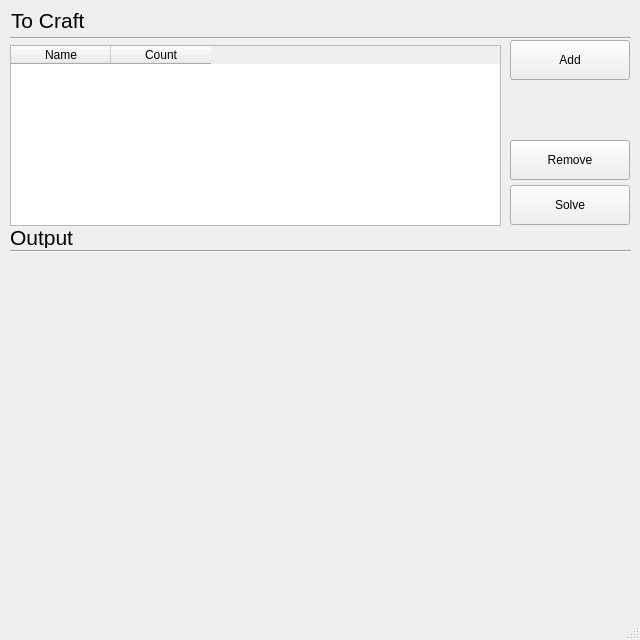
<?xml version="1.0" encoding="UTF-8"?>
<ui version="4.0">
 <class>MainWindow</class>
 <widget class="QMainWindow" name="MainWindow">
  <property name="geometry">
   <rect>
    <x>0</x>
    <y>0</y>
    <width>640</width>
    <height>640</height>
   </rect>
  </property>
  <property name="windowTitle">
   <string>MainWindow</string>
  </property>
  <widget class="QWidget" name="centralwidget">
   <widget class="QTableWidget" name="craftablesTable">
    <property name="geometry">
     <rect>
      <x>10</x>
      <y>45</y>
      <width>491</width>
      <height>181</height>
     </rect>
    </property>
    <column>
     <property name="text">
      <string>Name</string>
     </property>
    </column>
    <column>
     <property name="text">
      <string>Count</string>
     </property>
    </column>
   </widget>
   <widget class="QLabel" name="inputlabel">
    <property name="geometry">
     <rect>
      <x>11</x>
      <y>10</y>
      <width>231</width>
      <height>21</height>
     </rect>
    </property>
    <property name="font">
     <font>
      <pointsize>16</pointsize>
     </font>
    </property>
    <property name="text">
     <string>To Craft</string>
    </property>
   </widget>
   <widget class="QLabel" name="outputLabel">
    <property name="geometry">
     <rect>
      <x>10</x>
      <y>227</y>
      <width>231</width>
      <height>21</height>
     </rect>
    </property>
    <property name="font">
     <font>
      <pointsize>16</pointsize>
     </font>
    </property>
    <property name="text">
     <string>Output</string>
    </property>
   </widget>
   <widget class="QPushButton" name="solveButton">
    <property name="geometry">
     <rect>
      <x>510</x>
      <y>185</y>
      <width>120</width>
      <height>40</height>
     </rect>
    </property>
    <property name="text">
     <string>Solve</string>
    </property>
   </widget>
   <widget class="Line" name="inputDivider">
    <property name="geometry">
     <rect>
      <x>10</x>
      <y>30</y>
      <width>621</width>
      <height>16</height>
     </rect>
    </property>
    <property name="orientation">
     <enum>Qt::Horizontal</enum>
    </property>
   </widget>
   <widget class="Line" name="outputDivider">
    <property name="geometry">
     <rect>
      <x>10</x>
      <y>243</y>
      <width>621</width>
      <height>16</height>
     </rect>
    </property>
    <property name="orientation">
     <enum>Qt::Horizontal</enum>
    </property>
   </widget>
   <widget class="QLabel" name="label_5">
    <property name="geometry">
     <rect>
      <x>0</x>
      <y>260</y>
      <width>640</width>
      <height>380</height>
     </rect>
    </property>
    <property name="text">
     <string/>
    </property>
   </widget>
   <widget class="QPushButton" name="removeButton">
    <property name="geometry">
     <rect>
      <x>510</x>
      <y>140</y>
      <width>120</width>
      <height>40</height>
     </rect>
    </property>
    <property name="text">
     <string>Remove</string>
    </property>
   </widget>
   <widget class="QPushButton" name="AddButton">
    <property name="geometry">
     <rect>
      <x>510</x>
      <y>40</y>
      <width>120</width>
      <height>40</height>
     </rect>
    </property>
    <property name="text">
     <string>Add</string>
    </property>
   </widget>
  </widget>
  <widget class="QStatusBar" name="statusbar"/>
 </widget>
 <resources/>
 <connections/>
</ui>
